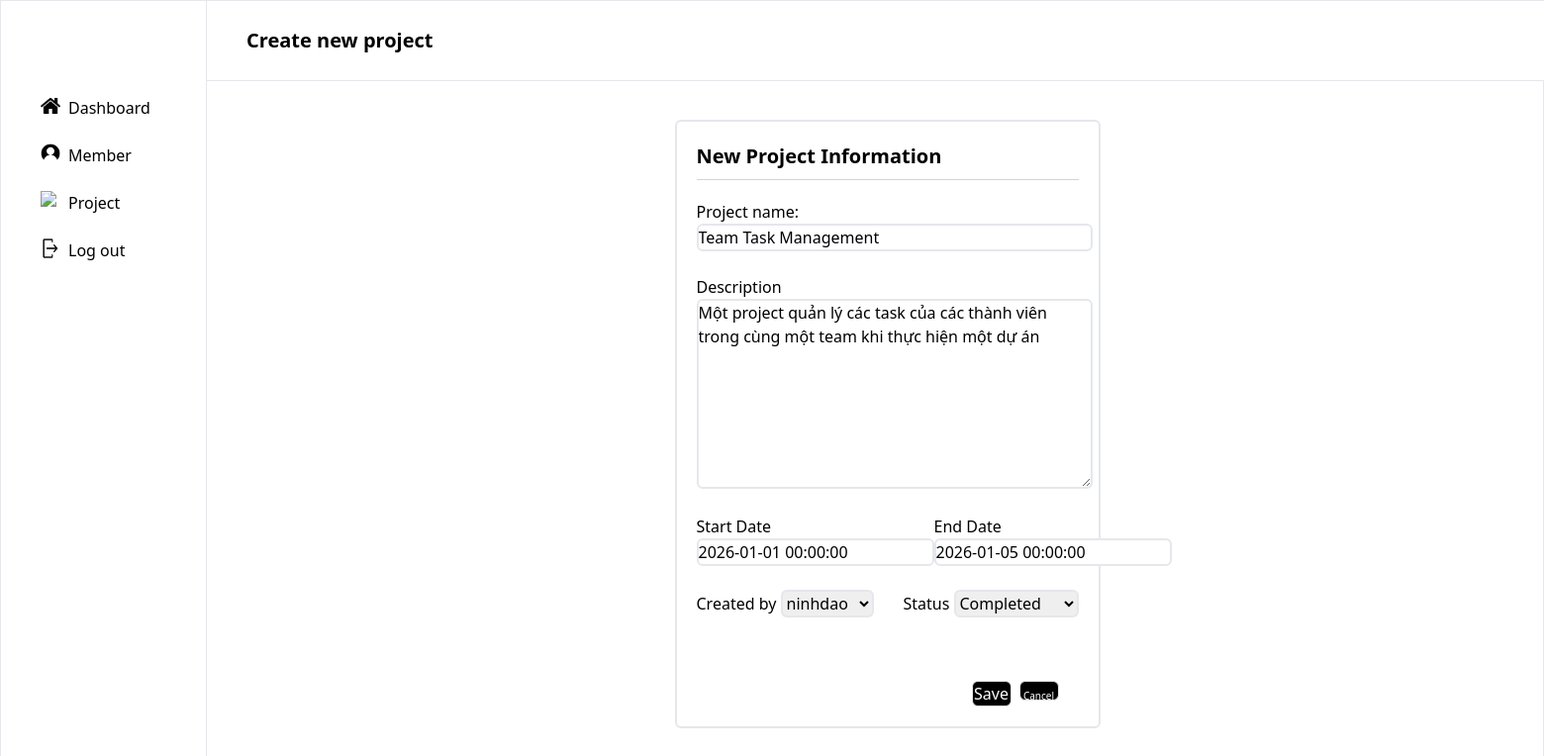
/update_project/1, run on the app's committed database.
### main/models.py (models this page shows, shortened)
class Project(models.Model):
    status_dict = {
        'In processing': 'In processing',
        'Completed': 'Completed',
        'Upcoming': 'Upcoming'
    }
    project_id = models.AutoField(primary_key=True)
    project_name = models.CharField(max_length=100, blank=True, null=True)
    description = models.TextField(blank=True, null=True)
    start_date = models.DateTimeField(blank=True, null=True)
    end_date = models.DateTimeField(blank=True, null=True)
    created_by = models.ForeignKey(
        Users,
        on_delete=models.PROTECT,
        related_name='projects'
    )
    status_project = models.CharField(max_length=50, blank=True, null=True, choices=status_dict)

### main/views.py (the view)
# urls.py: path('update_project/<str:pk>', views.update_project, name='update_project')
def update_project(request, pk):
    project = Project.objects.get(project_id=pk)
    user = Users.objects.get(id = project.created_by.id)
    form = ProjectForm(instance=project)
    if request.method == 'POST':
        form = ProjectForm(request.POST, instance=project)
        if form.is_valid():
            form.save()
            messages.success(request, "Project is updated successfully!")
            return redirect('project')
    context = {'form': form, 'user': user}
    return render(request, 'main/update_project.html', context=context)

### main/forms.py
class ProjectForm(ModelForm):
    class Meta:
        model = Project
        fields = '__all__'
        widgets = {
            'project_name': TextInput(attrs={
                'class': 'border-2 border-gray-200 rounded-md w-[400px]'
            }),
            'description': Textarea(attrs={
                'placeholder': 'Describe project in detail...',
                'class': 'border-2 border-gray-200  w-[400px] h-48 rounded-md'
            }),
            'start_date': DateTimeInput(attrs={
                "class": "border-2 border-gray-200 rounded-md w-60"
            }),
            'end_date': DateTimeInput(attrs={
                "class": "border-2 border-gray-200 rounded-md w-60"
            }),
            'created_by': Select(attrs={
                'class': 'border-2 border-gray-200 rounded-md'
            }),
            'status_project': Select(attrs={
                'class': 'border-2 border-gray-200 rounded-md'
            })
        }

### main/models.py (called while the page is built)
    def __str__(self):
        return self.username

### main/templates/main/update_project.html (shortened to what this page needs)
{% extends 'side_bar.html' %}
{% load static %}
{% block content %}
<div class="bg-white col-span-4 items-center border-b border-b-gray-200 flex flex-row p-10 justify-between w-[1375px]">
    <div><h1 class="text-[20px] font-bold">Create new project</h1></div>
</div>
<div class="col-start-3 col-span-2 row-span-3 row-start-2 mt-10 mb-40 w-[430px] p-5 border-2 border-gray-200 rounded-md">
    <form action="" method="post">
        <div class="pb-2 border-b border-b-gray-300 mb-5">
            <h2 class="font-bold text-[20px]">New Project Information</h2>
        </div>
        <label for="project_name">Project name:</label> <br>
        {{form.project_name}}
        <br> <br>
        <label for="description">Description</label>
        {{form.description}}
        <div class="mt-5 flex flex-row justify-between">
            <div>
                <label for="start_date">Start Date</label> <br>
                {{form.start_date}}
            </div>
            <div>
                <label for="end_date">End Date</label><br>
                {{form.end_date}}
            </div>
        </div>
        <br>
        <div class="flex justify-between">
            <div>
                <label for="created_by">Created by</label>
                {{form.created_by}}
            </div>
            <div>
                <label for="status">Status</label>
                {{form.status_project}}
            </div>
        </div>
        <br>
        <div class="flex flex-row mt-10 justify-end gap-2 pr-5">
            <div><input type="submit" value="Save" class="border border-gray-200 rounded-md bg-black text-white w-[40px]"></div>
            <div class="border border-gray-200 rounded-md bg-black text-white w-[40px] h-[20px] text-center"><a href="{% url 'project' %}"><span class="text-[10px]">Cancel</span></a></div>
        </div>
    </form>
</div>
{% endblock %}

### data on the page
Project: project_name "Team Task Management", description "Một project quản lý các task của các thành viên trong cùng một team khi thực hiện một dự án", start_date "2026-01-01 00:00:00", end_date "2026-01-05 00:00:00", created_by "ninhdao", status_project "Completed"
